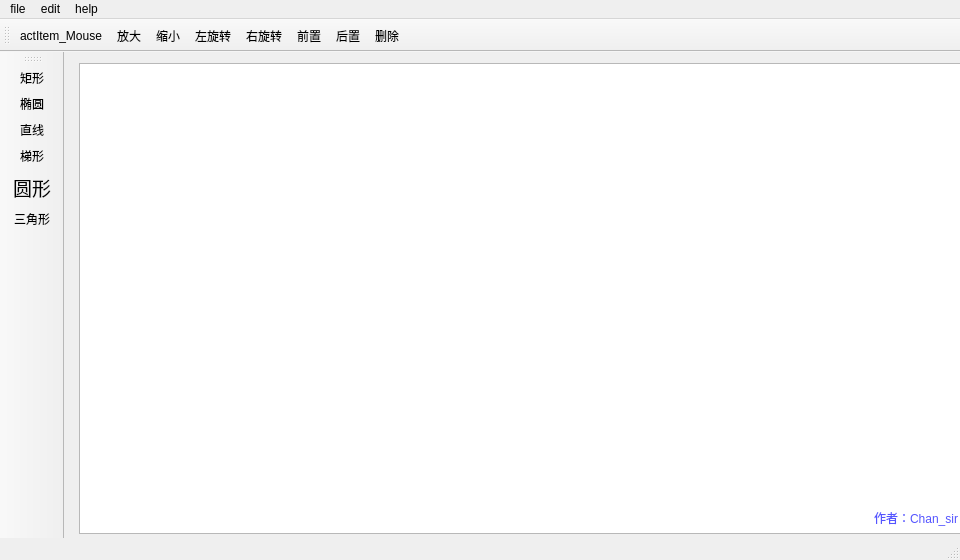
<?xml version="1.0" encoding="UTF-8"?>
<ui version="4.0">
 <class>MainWindow</class>
 <widget class="QMainWindow" name="MainWindow">
  <property name="geometry">
   <rect>
    <x>0</x>
    <y>0</y>
    <width>960</width>
    <height>560</height>
   </rect>
  </property>
  <property name="windowTitle">
   <string>MainWindow</string>
  </property>
  <property name="animated">
   <bool>true</bool>
  </property>
  <property name="documentMode">
   <bool>true</bool>
  </property>
  <widget class="QWidget" name="centralwidget">
   <widget class="TGraphicsView" name="view">
    <property name="geometry">
     <rect>
      <x>15</x>
      <y>11</y>
      <width>891</width>
      <height>471</height>
     </rect>
    </property>
   </widget>
   <widget class="QLabel" name="label_2">
    <property name="geometry">
     <rect>
      <x>810</x>
      <y>450</y>
      <width>101</width>
      <height>31</height>
     </rect>
    </property>
    <property name="styleSheet">
     <string notr="true">font: 9pt &quot;黑体&quot;;
color: rgb(85, 85, 255);</string>
    </property>
    <property name="text">
     <string>作者：Chan_sir</string>
    </property>
   </widget>
  </widget>
  <widget class="QMenuBar" name="menubar">
   <property name="geometry">
    <rect>
     <x>0</x>
     <y>0</y>
     <width>960</width>
     <height>21</height>
    </rect>
   </property>
   <widget class="QMenu" name="menu">
    <property name="title">
     <string>file</string>
    </property>
    <addaction name="actionnew_file"/>
    <addaction name="actionopen_a_file_2"/>
    <addaction name="actionsave_to"/>
    <addaction name="actionsave"/>
    <addaction name="actionexit"/>
   </widget>
   <widget class="QMenu" name="menuedit">
    <property name="title">
     <string>edit</string>
    </property>
    <addaction name="actionUndo"/>
    <addaction name="actionRedo"/>
    <addaction name="actionselect_all"/>
    <addaction name="actiondelete"/>
    <addaction name="actionpreference"/>
   </widget>
   <widget class="QMenu" name="menuhelp">
    <property name="title">
     <string>help</string>
    </property>
    <addaction name="actionabout_the_author"/>
   </widget>
   <addaction name="menu"/>
   <addaction name="menuedit"/>
   <addaction name="menuhelp"/>
  </widget>
  <widget class="QStatusBar" name="statusbar"/>
  <widget class="QToolBar" name="toolBar">
   <property name="windowTitle">
    <string>toolBar</string>
   </property>
   <property name="autoFillBackground">
    <bool>false</bool>
   </property>
   <property name="allowedAreas">
    <set>Qt::AllToolBarAreas</set>
   </property>
   <property name="floatable">
    <bool>true</bool>
   </property>
   <attribute name="toolBarArea">
    <enum>LeftToolBarArea</enum>
   </attribute>
   <attribute name="toolBarBreak">
    <bool>false</bool>
   </attribute>
   <addaction name="actItem_Rect"/>
   <addaction name="actItem_Ellipse"/>
   <addaction name="actItem_Line"/>
   <addaction name="actItem_Polygon"/>
   <addaction name="actItem_Circle"/>
   <addaction name="actItem_Triangle"/>
  </widget>
  <widget class="QToolBar" name="toolBar_2">
   <property name="windowTitle">
    <string>toolBar_2</string>
   </property>
   <attribute name="toolBarArea">
    <enum>TopToolBarArea</enum>
   </attribute>
   <attribute name="toolBarBreak">
    <bool>false</bool>
   </attribute>
   <addaction name="actionactItem_Mouse"/>
   <addaction name="actZoomIn"/>
   <addaction name="actZoomOut"/>
   <addaction name="actRotateLeft"/>
   <addaction name="actRotateRight"/>
   <addaction name="actEdit_Front"/>
   <addaction name="actEdit_Back"/>
   <addaction name="actEdit_Delete"/>
  </widget>
  <action name="actionopen_a_file_2">
   <property name="text">
    <string>open a file</string>
   </property>
  </action>
  <action name="actionsave_to">
   <property name="text">
    <string>save to...</string>
   </property>
   <property name="shortcut">
    <string>Ctrl+S</string>
   </property>
  </action>
  <action name="actionsave">
   <property name="text">
    <string>save</string>
   </property>
   <property name="shortcut">
    <string>Ctrl+S</string>
   </property>
  </action>
  <action name="actionexit">
   <property name="text">
    <string>exit</string>
   </property>
   <property name="shortcut">
    <string>Esc</string>
   </property>
  </action>
  <action name="actionselect_all">
   <property name="text">
    <string>select all</string>
   </property>
  </action>
  <action name="actiondelete">
   <property name="text">
    <string>delete</string>
   </property>
  </action>
  <action name="actionpreference">
   <property name="text">
    <string>preference</string>
   </property>
  </action>
  <action name="actionabout_the_author">
   <property name="text">
    <string>about the author</string>
   </property>
  </action>
  <action name="actItem_Rect">
   <property name="checkable">
    <bool>true</bool>
   </property>
   <property name="checked">
    <bool>false</bool>
   </property>
   <property name="icon">
    <iconset theme="camera-photo" resource="res.qrc">
     <normaloff>:/images/rect.jpg</normaloff>:/images/rect.jpg</iconset>
   </property>
   <property name="text">
    <string>矩形</string>
   </property>
   <property name="toolTip">
    <string>添加矩形</string>
   </property>
  </action>
  <action name="actItem_Ellipse">
   <property name="checkable">
    <bool>true</bool>
   </property>
   <property name="icon">
    <iconset theme="application-x-executable" resource="res.qrc">
     <normaloff>:/images/Ellipse.jpg</normaloff>:/images/Ellipse.jpg</iconset>
   </property>
   <property name="text">
    <string>椭圆</string>
   </property>
   <property name="toolTip">
    <string>添加椭圆型</string>
   </property>
  </action>
  <action name="actItem_Line">
   <property name="checkable">
    <bool>true</bool>
   </property>
   <property name="icon">
    <iconset resource="res.qrc">
     <normaloff>:/images/line.jpg</normaloff>:/images/line.jpg</iconset>
   </property>
   <property name="text">
    <string>直线</string>
   </property>
   <property name="toolTip">
    <string>添加直线</string>
   </property>
  </action>
  <action name="actItem_Polygon">
   <property name="checkable">
    <bool>true</bool>
   </property>
   <property name="icon">
    <iconset resource="res.qrc">
     <normaloff>:/images/poly.jpg</normaloff>:/images/poly.jpg</iconset>
   </property>
   <property name="text">
    <string>梯形</string>
   </property>
   <property name="toolTip">
    <string>添加梯形</string>
   </property>
  </action>
  <action name="actZoomIn">
   <property name="icon">
    <iconset resource="res.qrc">
     <normaloff>:/images/zoomin.png</normaloff>:/images/zoomin.png</iconset>
   </property>
   <property name="text">
    <string>放大</string>
   </property>
   <property name="toolTip">
    <string>放大</string>
   </property>
   <property name="shortcut">
    <string>+</string>
   </property>
  </action>
  <action name="actZoomOut">
   <property name="icon">
    <iconset resource="res.qrc">
     <normaloff>:/images/zoomout.png</normaloff>:/images/zoomout.png</iconset>
   </property>
   <property name="text">
    <string>缩小</string>
   </property>
   <property name="toolTip">
    <string>缩小</string>
   </property>
   <property name="shortcut">
    <string>_</string>
   </property>
  </action>
  <action name="actRotateLeft">
   <property name="icon">
    <iconset resource="res.qrc">
     <normaloff>:/images/rotateleft.png</normaloff>:/images/rotateleft.png</iconset>
   </property>
   <property name="text">
    <string>左旋转</string>
   </property>
   <property name="toolTip">
    <string>左旋转</string>
   </property>
   <property name="shortcut">
    <string>A</string>
   </property>
  </action>
  <action name="actRotateRight">
   <property name="icon">
    <iconset resource="res.qrc">
     <normaloff>:/images/rotateright.png</normaloff>:/images/rotateright.png</iconset>
   </property>
   <property name="text">
    <string>右旋转</string>
   </property>
   <property name="toolTip">
    <string>右旋转</string>
   </property>
   <property name="shortcut">
    <string>D</string>
   </property>
  </action>
  <action name="actItem_Circle">
   <property name="checkable">
    <bool>true</bool>
   </property>
   <property name="icon">
    <iconset resource="res.qrc">
     <normaloff>:/images/circle.jpg</normaloff>:/images/circle.jpg</iconset>
   </property>
   <property name="text">
    <string>圆形</string>
   </property>
   <property name="toolTip">
    <string>圆形</string>
   </property>
   <property name="font">
    <font>
     <pointsize>14</pointsize>
    </font>
   </property>
  </action>
  <action name="actItem_Triangle">
   <property name="checkable">
    <bool>true</bool>
   </property>
   <property name="icon">
    <iconset resource="res.qrc">
     <normaloff>:/images/triangle.jpg</normaloff>:/images/triangle.jpg</iconset>
   </property>
   <property name="text">
    <string>三角形</string>
   </property>
   <property name="toolTip">
    <string>三角形</string>
   </property>
  </action>
  <action name="actGroupBreak">
   <property name="icon">
    <iconset>
     <normaloff>:/images/images/128.bmp</normaloff>:/images/images/128.bmp</iconset>
   </property>
   <property name="text">
    <string>打散</string>
   </property>
   <property name="toolTip">
    <string>取消组合</string>
   </property>
  </action>
  <action name="actGroup">
   <property name="icon">
    <iconset>
     <normaloff>:/images/images/UNGROUP.BMP</normaloff>:/images/images/UNGROUP.BMP</iconset>
   </property>
   <property name="text">
    <string>组合</string>
   </property>
   <property name="toolTip">
    <string>组合</string>
   </property>
  </action>
  <action name="actEdit_Back">
   <property name="icon">
    <iconset resource="res.qrc">
     <normaloff>:/images/522.bmp</normaloff>:/images/522.bmp</iconset>
   </property>
   <property name="text">
    <string>后置</string>
   </property>
   <property name="toolTip">
    <string>居于最后面</string>
   </property>
  </action>
  <action name="actEdit_Front">
   <property name="icon">
    <iconset resource="res.qrc">
     <normaloff>:/images/524.bmp</normaloff>:/images/524.bmp</iconset>
   </property>
   <property name="text">
    <string>前置</string>
   </property>
   <property name="toolTip">
    <string>居于最前面</string>
   </property>
  </action>
  <action name="actEdit_Delete">
   <property name="icon">
    <iconset resource="res.qrc">
     <normaloff>:/images/DELETE.BMP</normaloff>:/images/DELETE.BMP</iconset>
   </property>
   <property name="text">
    <string>删除</string>
   </property>
   <property name="toolTip">
    <string>删除选中的图元</string>
   </property>
   <property name="shortcut">
    <string>Del</string>
   </property>
  </action>
  <action name="actionactItem_Mouse">
   <property name="icon">
    <iconset resource="res.qrc">
     <normaloff>:/images/818.bmp</normaloff>:/images/818.bmp</iconset>
   </property>
   <property name="text">
    <string>actItem_Mouse</string>
   </property>
   <property name="toolTip">
    <string>光标</string>
   </property>
  </action>
  <action name="actionnew_file">
   <property name="text">
    <string>new file</string>
   </property>
   <property name="toolTip">
    <string>create a new file</string>
   </property>
  </action>
  <action name="actionRedo">
   <property name="text">
    <string>Redo</string>
   </property>
  </action>
  <action name="actionUndo">
   <property name="text">
    <string>Undo</string>
   </property>
  </action>
 </widget>
 <customwidgets>
  <customwidget>
   <class>TGraphicsView</class>
   <extends>QGraphicsView</extends>
   <header location="global">tgraphicsview.h</header>
  </customwidget>
 </customwidgets>
 <resources>
  <include location="res.qrc"/>
 </resources>
 <connections/>
</ui>
